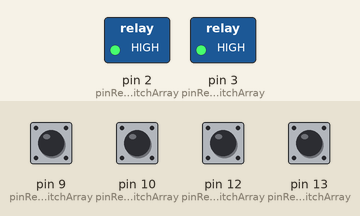
This sketch was run on a simulated Arduino Uno, built with avr-gcc and run on an emulated ATmega328P. Parts: switched loads named in the sketch (green lamp = pin HIGH). Dashed ring = blinking. The inputs (shaded band) are chosen by the test bench; at power-on: pin 9 (pinRelayLightSwitchArray), pin 10 (pinRelayLightSwitchArray), pin 12 (pinRelayLightSwitchArray), pin 13 (pinRelayLightSwitchArray) HIGH.

Above: at 1.2 s.
1.3 s: pin 9 (pinRelayLightSwitchArray) pulled LOW for 1 s
At 3.4 s:
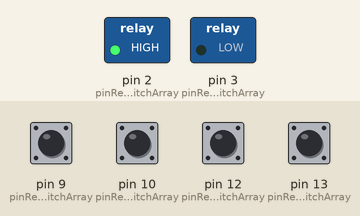
3.8 s: pin 10 (pinRelayLightSwitchArray) pulled LOW for 0.15 s
At 5.0 s:
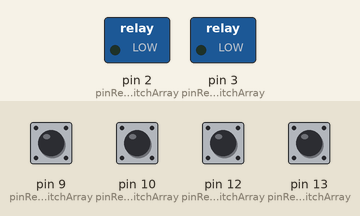
5.4 s: pin 13 (pinRelayLightSwitchArray) pulled LOW for 0.15 s
At 5.52 s:
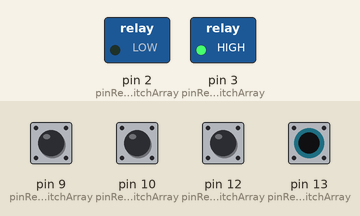
7.1 s: pin 9 (pinRelayLightSwitchArray) pulled LOW for 0.15 s
At 7.6 s:
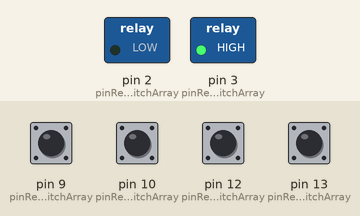
8.7 s: pin 10 (pinRelayLightSwitchArray) pulled LOW for 1 s
At 8.82 s:
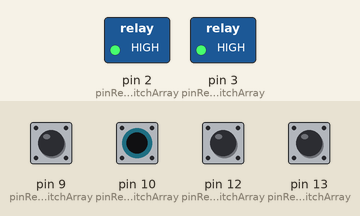
Timing chart, 0 to 11.7 s (numbered marks = the images above; inputs shaded):
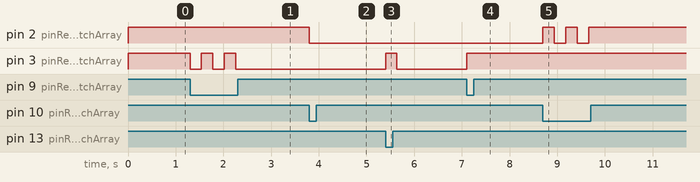

The sketch:

relay_lightswitch_button_array.ino
```cpp
const int QTY_RELAY_LIGHTSWITCH = 2;
const int INDEX_RELAY = 0;
const int INDEX_LIGHTSWITCH = 1;
const int INDEX_BUTTON = 2;
// Pin Number Relay, Lightswitch, Button
const int pinRelayLightSwitchArray[QTY_RELAY_LIGHTSWITCH][3] = {{2, 12, 10}, {3, 13, 9}};
bool statusRelayArray[QTY_RELAY_LIGHTSWITCH];
bool statusLightSwitchArray[QTY_RELAY_LIGHTSWITCH];

void setup() {
  for (int i = 0; i < QTY_RELAY_LIGHTSWITCH; ++i) {

    pinMode(pinRelayLightSwitchArray[i][INDEX_RELAY], OUTPUT); // RELAY
    pinMode(pinRelayLightSwitchArray[i][INDEX_LIGHTSWITCH], INPUT_PULLUP); // LIGHT_SWITCH
    pinMode(pinRelayLightSwitchArray[i][INDEX_BUTTON], INPUT_PULLUP); // BUTTON

    statusLightSwitchArray[i] = digitalRead(pinRelayLightSwitchArray[i][INDEX_LIGHTSWITCH]);
    statusRelayArray[i] = statusLightSwitchArray[i];

    digitalWrite(pinRelayLightSwitchArray[i][INDEX_RELAY], statusRelayArray[i]); // RELAY, STATUS
  }
}
void loop() {
  for (int i = 0; i < QTY_RELAY_LIGHTSWITCH; ++i) {
    if (digitalRead(pinRelayLightSwitchArray[i][INDEX_LIGHTSWITCH]) != statusLightSwitchArray[i]) {
      statusLightSwitchArray[i] = !statusLightSwitchArray[i];
      toggleRelay(i);
    } else if (digitalRead(pinRelayLightSwitchArray[i][INDEX_BUTTON]) == LOW) {
      toggleRelay(i);
    }
  }
};

void toggleRelay(int index) {
  statusRelayArray[index] = !statusRelayArray[index];
  digitalWrite(pinRelayLightSwitchArray[index][INDEX_RELAY], statusRelayArray[index]);
  delay(240);
}
```

Measured:
- after the input at 1.3 s, pin 3 (pinRelayLightSwitchArray): alternates HIGH for 0.24 s and LOW for 0.24 s, 5 changes in all, then stays LOW, starting at once
- after the input at 3.8 s, pin 2 (pinRelayLightSwitchArray): HIGH → LOW at once
- after the input at 5.4 s, pin 3 (pinRelayLightSwitchArray): LOW → HIGH at once, → LOW 0.24 s later
- after the input at 7.1 s, pin 3 (pinRelayLightSwitchArray): LOW → HIGH at once
- after the input at 8.7 s, pin 2 (pinRelayLightSwitchArray): alternates HIGH for 0.24 s and LOW for 0.24 s, 5 changes in all, then stays HIGH, starting at once
